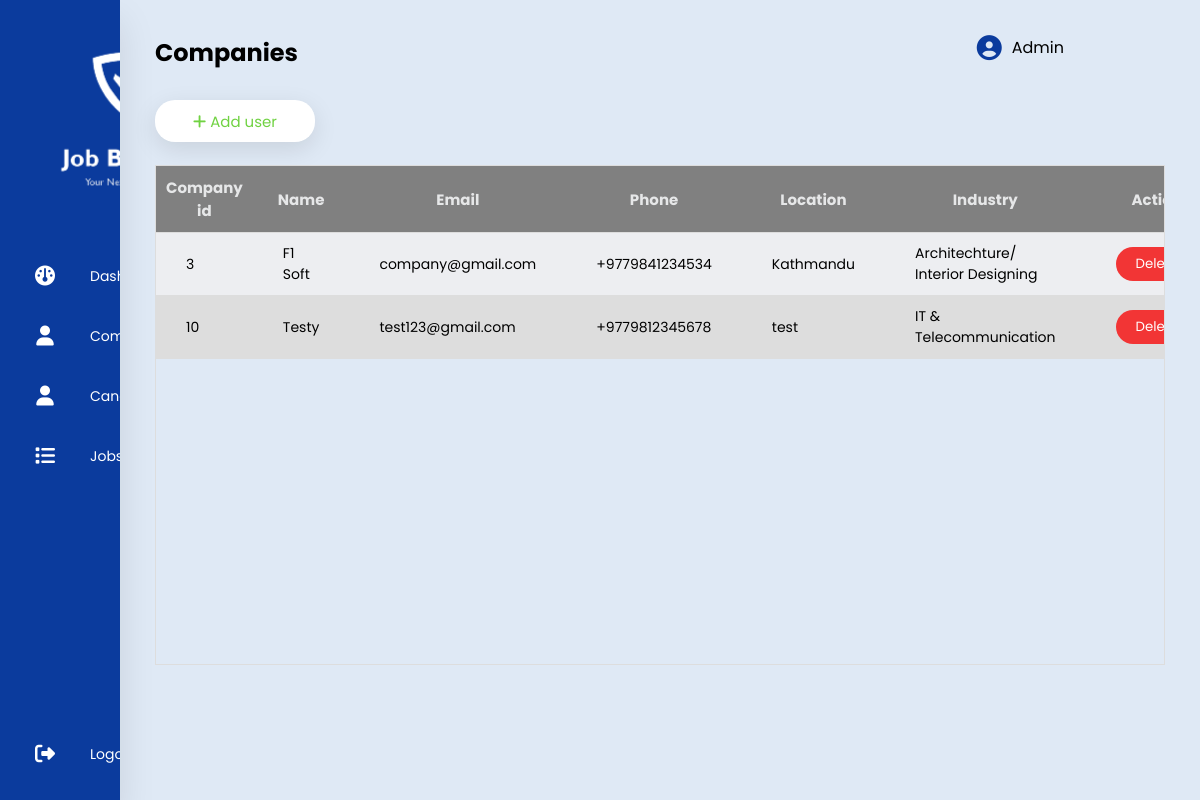
Page /company/ (signed in) on the committed database.
### user/models.py (models this page shows, shortened)
class CustomUser (AbstractBaseUser, PermissionsMixin):
    display_picture = models.ImageField(
        upload_to='images/user', help_text='Display picture containing a person or a logo.', null=True, blank=True)
    name = models.CharField(max_length=20, null=False)
    phone = PhoneNumberField(null=True, blank=True, unique=True)
    email = models.EmailField(_('email_address'), unique=True, max_length=200)
    location = models.CharField(max_length=30, null=True, blank=True)
    description = models.CharField(max_length=900, null=True, blank=True)
    is_verified = models.BooleanField(default=False)
    is_active = models.BooleanField(default=False)
    is_staff = models.BooleanField(default=False)
    class UserType(models.IntegerChoices):
        ADMIN = 1, _('Admin'),
        COMPANY = 2, _('Company'),
        CANDIDATE = 3, _('Candidate')
    user_type = models.IntegerField(
        choices=UserType.choices, blank=True, null=True)
    USERNAME_FIELD = 'email'
    REQUIRED_FIELDS = ['name', 'phone', 'location', ]
    objects = CustomUserManager()

class Company(models.Model):
    selections = [('Architechture/ Interior Designing', 'Architechture/ Interior Designing'),
                  ('IT & Telecommunication', 'IT & Telecommunication'),
                  ('Teaching/ Education', 'Teaching/ Education'),
                  ('NGO/ INGO', 'NGO/ INGO'),
                  ('Graphics/ Designing', 'Graphics/ Designing'),
                  ('Hospitality', 'Hospitality'),
                  ('Sales/ Public Relation', 'Sales/ Public Relation'),
                  ('Legal Services', 'Legal Services'),
                  ('Other', 'Other')]
    user = models.OneToOneField(CustomUser, on_delete=models.CASCADE)
    industry = models.CharField('Industry', max_length=200,
                                choices=selections, null=False, default='Other')
    website = models.CharField(max_length=20, null=True, blank=True)
    est_year = models.PositiveSmallIntegerField(null=True, blank=True)
    banner_image = models.ImageField(
        upload_to='images/user/company', help_text='Job Banner', null=True, blank=True)

### adminPanel/views.py (the view, shortened to what this page needs)
# urls.py: path('company/', addCompany, name='company'),
@login_required(login_url='/')
def addCompany(request):
    form = CustomUserForm
    comp_form = CompanyForm
    userData = CustomUser.objects.filter(user_type='2')
    compData = Company.objects.all()
    context = {
               'form': form,
               'comp_form': comp_form,
               'userData': userData,
               'compData': compData,
               'title': 'Companies'
               }
    return render(request, 'company.html', context)

### templates/company.html (shortened to what this page needs)
{% extends 'main.html' %}
{% block content%}
<section class="main">
    <div class="main-top">
        <h1>{{title}}</h1>
        <div class="user-option">
            <i class="fas fa-circle-user"></i>
            <span>{{user.name}}</span>
        </div>
    </div>
            <div class="main-section">
                <div id="addButton">
                    <button class="add" onclick="openform()">
                      <i class="fas fa-add"></i>
                      <span>Add user</span>
                    </button>
                </div>
                <div class="header_fixed", id="table">
                    <table>
                        <thead>
                            <tr>
                                <th>Company id</th>
                                <th>Name</th>
                                <th>Email</th>
                                <th>Phone</th>
                                <th>Location</th>
                                <th>Industry</th>
                                <th>Action</th>
                            </tr>
                        </thead>
                        <tbody>
                            {% for sp in compData  %}
                            <tr>
                                <td>{{sp.id}}</td>
                                <td>{{sp.user.name}}</td>
                                <td>{{sp.user.email}}</td>
                                <td>{{sp.user.phone}}</td>
                                <td>{{sp.user.location}}</td>
                                <td>{{sp.industry}}</td>
                                <td><form action="{% url 'delete-user' sp.user.id %}" method="post">
                                  <input type="submit" value="Delete">
                                </form></td>
                            </tr>
                            {% endfor %}
                        </tbody>
                    </table>
                </div>
                            </section>
{% endblock content%}

### static/styles/mystyle.css (style rules this page uses)
* { margin: 0; padding: 0; outline: none; border: none; text-decoration: none; box-sizing: border-box; font-family: "Poppins", sans-serif; }
body { background-color: #dfe9f5; }
.main { position: relative; padding: 35px; width: 90%; }
.main-top { display: flex; width: 90%; justify-content: space-between; }
.main-top .user-option { display: flex; justify-content: space-between; }
.main-top i { margin-right: 10px; font-size: 25px; color: #0b3b9d; cursor: pointer; }
.main-section { display: flex; margin-top: 20px; }
table { width: 100%; border-collapse: collapse; }
.header_fixed { margin-top: 75px; max-height: 100vh; width: 100%; overflow: auto; border: 1px solid #dddddd; }
.header_fixed thead th { position: sticky; top: 0; background-color: grey; color: #e6e7e8; font-size: 15px; }
th { border-bottom: 1px solid #dddddd; padding: 10px 10px; font-size: 14px; }
td { border-bottom: 1px solid #dddddd; padding: 10px 30px; font-size: 14px; }
tr:nth-child(even) { background-color: #dddddd; }
tr:nth-child(odd) { background-color: #edeef1; }
td form input { border: none; padding: 7px 20px; border-radius: 20px; background-color: #f23535; color: #fff; cursor: pointer; }
#addButton { display: flex; justify-content: left; position: absolute ; top: 100px; }
.add { border-radius: 20px; background-color: #fff; height: 42px; font-size: 15px; color: #70D242; border: none; width: 160px; box-shadow: 0 7px 25px rgba(0, 0, 0, 0.1); cursor: pointer; }

### templates/main.html (style rules this page uses)
.header_fixed { height: 500px }

### rows in the picture
CustomUser: name "Admin"
Company: id "3", user.name "F1 Soft", user.email "company@gmail.com", user.phone "+9779841234534", user.location "Kathmandu", industry "Architechture/ Interior Designing"
Company: id "10", user.name "Testy", user.email "test123@gmail.com", user.phone "+9779812345678", user.location "test", industry "IT & Telecommunication"

### other values in the picture
{{ title }} "Companies"
